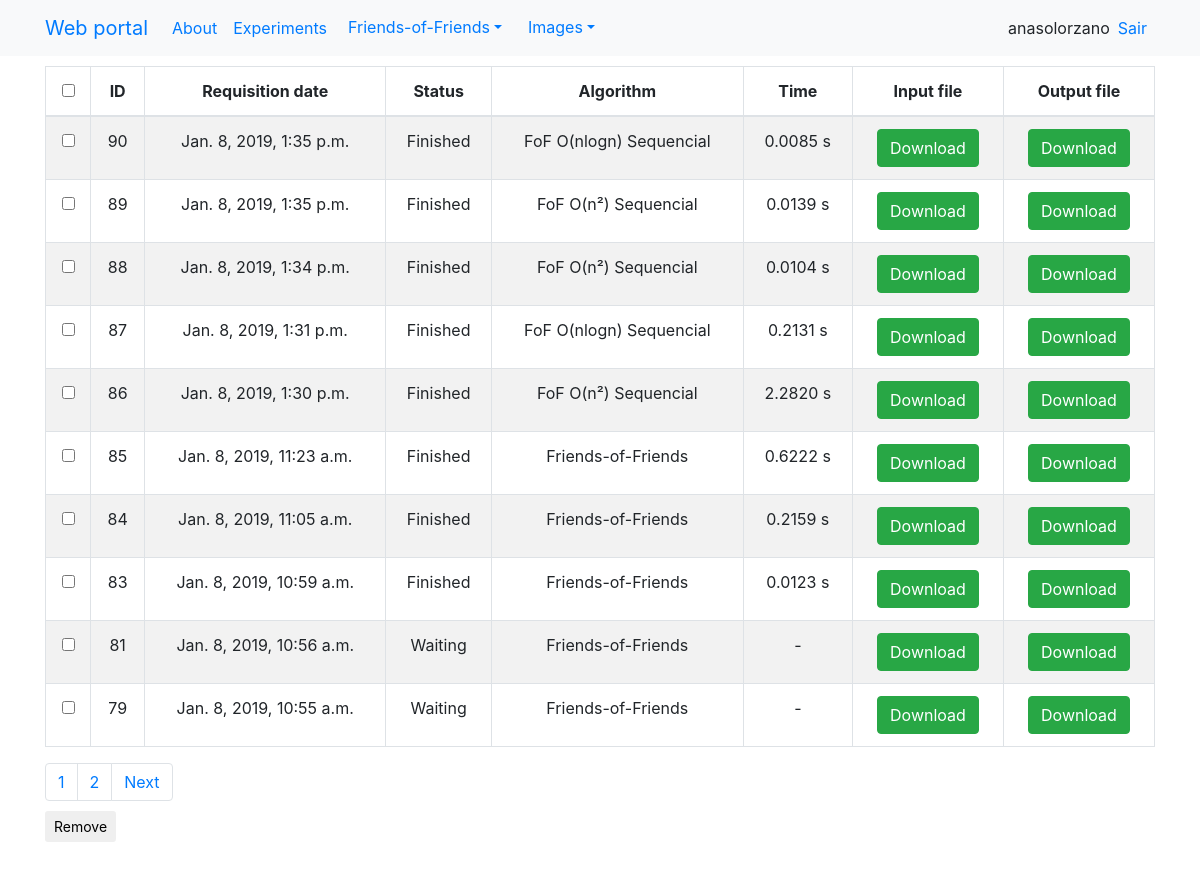
The app's page /experiments/ (signed in), older data.
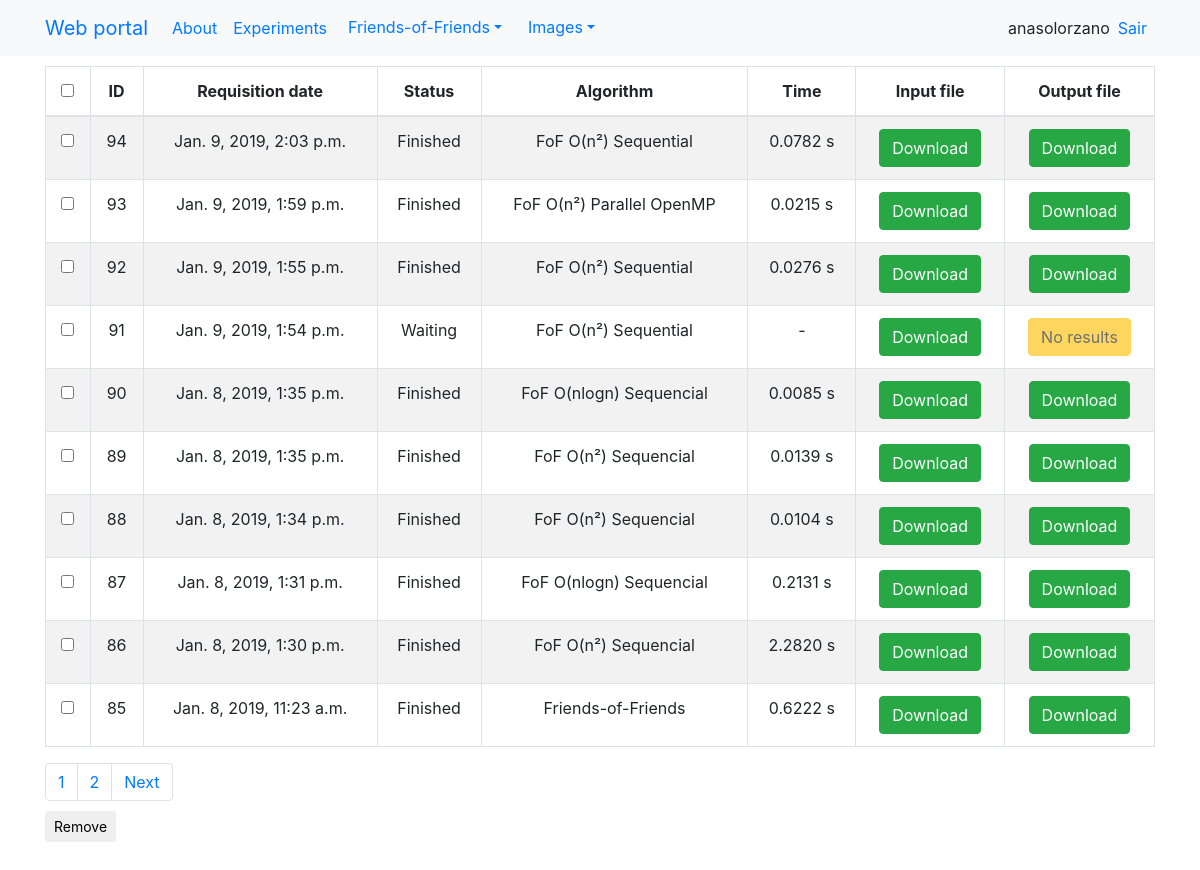
The same page, newer data.
### resulttable/models.py (models this page shows)
class Execution(models.Model):
    request_by = models.ForeignKey(UsuarioFriends, models.PROTECT)
    date_requisition = models.DateTimeField(
        'date_requisition',
        auto_now_add=True)
    status = models.IntegerField(default=1)
    algorithm = models.TextField(null=True, blank=True)
    inputFile = models.FileField(upload_to=user_directory_path_in, null=True)
    outputFile = models.FileField(upload_to=user_directory_path_out, null=True)
    time = models.FloatField(default=-1)
    class Meta:
        managed = True
        db_table = 'execution'

### webfriends/views.py (the view)
# urls.py: path('experiments/', views.table, name="experiments"),
def table(request):
    title = "Welcome %s" % request.user
    executionList = Execution.objects.filter( # Corrigir a lista de execução
        request_by__usuario__id=request.user.id).order_by('-id')
    try:
        UserProf = UsuarioFriends.objects.get(usuario__id=request.user.id)
    except:
        print("Erro. Criando novo userProf")
        user = User.objects.get(id=request.user.id)
        UserProf = UsuarioFriends(usuario=user)
        UserProf.save()
        os.mkdir('./users/user_' + str(request.user.id))
    paginator = Paginator(executionList, UserProf.resultsPerPage)
    page = request.GET.get('page')
    if page is None:
        page = 1
    try:
        executions = paginator.page(page)
    except PageNotAnInteger:
        executions = paginator.page(1)
    except EmptyPage:
        executions = paginator.page(paginator.num_pages)  # da pra tratar
    if paginator.count == 0:
        data = None
    else:
        data = executions
    pageI = paginate(page, paginator)
    context = {
        "title": title,
        "data": data,
        "pagesIndex": pageI,
    }
    return render(request, "home.html", context)

### webfriends/paginator.py (called while the page is built)
def paginate(page, paginator):
    pagesIndex = {}
    pagesIndex[2] = int(page)
    if int(page) == 1:
        pagesIndex[1] = int(0)
        pagesIndex[0] = 0
    if int(page) == 2:
        pagesIndex[1] = 1
        pagesIndex[0] = 0
    if paginator.num_pages - int(page) > 1:
        pagesIndex[3] = int(page) + 1
        pagesIndex[4] = int(page) + 2
        pagesIndex[0] = int(page) - 2
        pagesIndex[1] = int(page) - 1
    if paginator.num_pages - int(page) == 1:
        pagesIndex[3] = int(page) + 1
        pagesIndex[4] = 0
        pagesIndex[0] = int(page) - 2
        pagesIndex[1] = int(page) - 1
    if paginator.num_pages - int(page) == 0:
        pagesIndex[3] = 0
        pagesIndex[4] = 0
        pagesIndex[0] = int(page) - 2
        pagesIndex[1] = int(page) - 1
    return pagesIndex

### templates/home.html (shortened to what this page needs)
{% extends "base.html" %}
{% load crispy_forms_tags %}
{% load staticfiles %}
{% block content %}
<div class="row">
  {% if data != None %}
  <div class = "col-sm-12 col-md-12 text-center">
    <table class="table table-striped table-bordered">
      <thead>
        <tr>
          <th><input id="checkHeader" type="checkbox" value=""></th>
          <th>ID</th>
          <th data-align="center">Requisition date</th>
          <th data-align="center">Status</th>
          <th>Algorithm</th>
          <th>Time</th>
          <th>Input file</th>
          <th>Output file</th>
        </tr>
      </thead>
      <tbody id="tableExp">
        {% for exp in data %}
        <tr>
          <td><input type="checkbox" value="{{exp.id}}"></td>
          <td>{{exp.id}}</td>
          <td>{{exp.date_requisition}}</td>
          <td>
            {% if exp.status == 1 %}
            Waiting
            {% else %}
            {% if exp.status == 2 %}
            Running
            {% else %}
            {% if exp.status == 3 %}
            Finished
            {% endif %}
            {% endif %}
            {% endif %}
          </td>
          <td>{{exp.algorithm}}</td>
          <td>
            {% if exp.time == -1 %}
              -
            {% else %}
              {{exp.time|floatformat:-4}} s
            {% endif %}
          </td>
          <td>
            {% if exp.inputFile%}
            <a  href="{% url 'downloadInputFile'%}?id={{exp.id}}"><button type="button" class="btn btn-success">Download</button></a>
            {% else %}
            <button type="button" class="btn btn-warning disabled">No input</button>
            {% endif %}
          </td>
          <td>
            {% if exp.outputFile%}
            <a  href="{% url 'downloadOutputFile'%}?id={{exp.id}}"><button type="button" class="btn btn-success">Download</button></a>
            {% else %}
            <button type="button" class="btn btn-warning disabled">No results</button>
            {% endif %}
          </td>
        </tr>
        {% endfor %}
      </tbody>
    </table>
  </div>
  {% endif %}
</div>
      <div style="padding-bottom:10px" >
      <ul class="nav navbar-nav navbar-right">
        <ul class="pagination no-margin pull-right">
          {% for page, value in pagesIndex.items %}
            {% if value > 0 %}
              <li class="page-item"><a class="page-link" href="?page={{value}}">{{value}}</a></li>
            {% endif %}
          {% endfor %}
          {% if data.has_next %}
          <li class="page-item"><a class="page-link" href="?page={{ data.next_page_number }}">Next</a></li>
          {% endif %}
        </ul>
      </ul>
    </div>
    <form id="formRemove" method='POST' action='{% url 'expRemove' %}' enctype="multipart/form-data">
      <input type="submit" id="btExcluir" class="btn btn-default btn-sm" value="Remove">
    </form>
{% endblock %}

Row changes from the older to the newer data that the page shows:
no longer on this page (row unchanged): Execution: id "84", date_requisition "Jan. 8, 2019, 11:05 a.m.", status "Finished", algorithm "Friends-of-Friends", time "0.2159"
no longer on this page (row unchanged): Execution: id "83", date_requisition "Jan. 8, 2019, 10:59 a.m.", status "Finished", algorithm "Friends-of-Friends", time "0.0123"
no longer on this page (row unchanged): Execution: id "81", date_requisition "Jan. 8, 2019, 10:56 a.m.", status "Waiting", algorithm "Friends-of-Friends"
no longer on this page (row unchanged): Execution: id "79", date_requisition "Jan. 8, 2019, 10:55 a.m.", status "Waiting", algorithm "Friends-of-Friends"
added Execution: id "94", date_requisition "Jan. 9, 2019, 2:03 p.m.", status "Finished", algorithm "FoF O(n²) Sequential", time "0.0782"
added Execution: id "93", date_requisition "Jan. 9, 2019, 1:59 p.m.", status "Finished", algorithm "FoF O(n²) Parallel OpenMP", time "0.0215"
added Execution: id "92", date_requisition "Jan. 9, 2019, 1:55 p.m.", status "Finished", algorithm "FoF O(n²) Sequential", time "0.0276"
added Execution: id "91", date_requisition "Jan. 9, 2019, 1:54 p.m.", status "Waiting", algorithm "FoF O(n²) Sequential", outputFile "No results"
